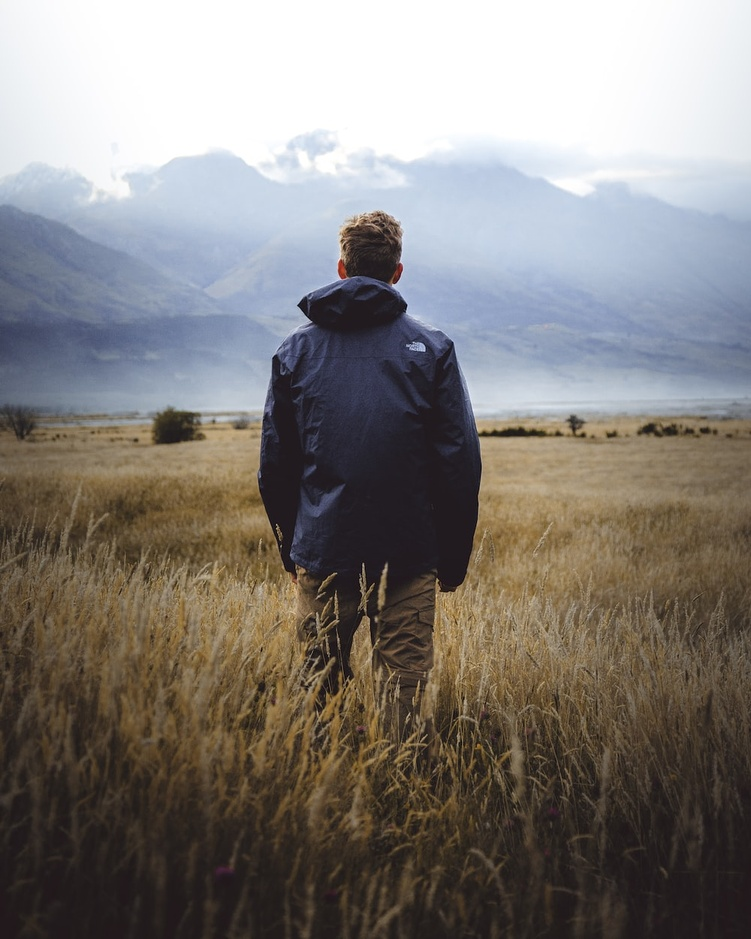
#> input picture images/gfg.jpeg, 751 x 939 px, shrunk from 1000 x 1250 before the run
$ jupyter execute --allow-errors lab_1.ipynb
#> lines starting #> are read from the running program, lines starting #| are printed output that depends on the picture
[cell 1]
import cv2
from matplotlib import pyplot as plt
import numpy as np

[cell 2]
R, G, B = (0, 1, 2)

[cell 3]
def cv2_imshow(image) :
    plt.imshow(image)
    plt.show()

[cell 4]
def change_image_color(image, channel):

  new_image = image.copy()

  # Blue
  # set green and red channels to 0
  if channel == 1:
    new_image [:, :, G] = 0
    new_image [:, :, R] = 0

  # Green
  # set blue and red channels to 0
  if channel == 2 :
    new_image[:, :, B] = 0
    new_image[:, :, R] = 0

  # Red
  # set blue and green channels to 0
  if channel == 3 :
    new_image[:, :, B] = 0
    new_image[:, :, G] = 0

  # Red and Green
  # set blue channel to 0
  if channel == 10:
    new_image[:, :, B] = 0

  # Green and Blue
  # set red channel to 0
  if channel == 20:
    new_image[:, :, R] = 0

  # Blue and Red
  # set green channel to 0
  if channel == 30:
    new_image[:, :, G] = 0

  return new_image

[cell 5]
image = cv2.imread('images/gfg.jpeg')
#> image is the input picture: shape (939, 751, 3); mean B, G, R 122.2, 126, 130.7
cv2_imshow(change_image_color(image, 30))

[cell 6]
def build_image(image_blue, image_red, image_green):
  new_image = image_blue.copy()
  height = len(new_image)
  width = len(new_image[0])

  for pixel_position_y in range(height):
    for pixel_position_x in range(width):

      blue = image_blue[pixel_position_y][pixel_position_x][B]
      green = image_green[pixel_position_y][pixel_position_x][G]
      red = image_red[pixel_position_y][pixel_position_x][R]

      new_image[pixel_position_y][pixel_position_x] = [red, green, blue]

  return new_image

[cell 7]
image_gray_blue = cv2.imread('images/imagen1/imagen1_salida_gray_azul.jpg')
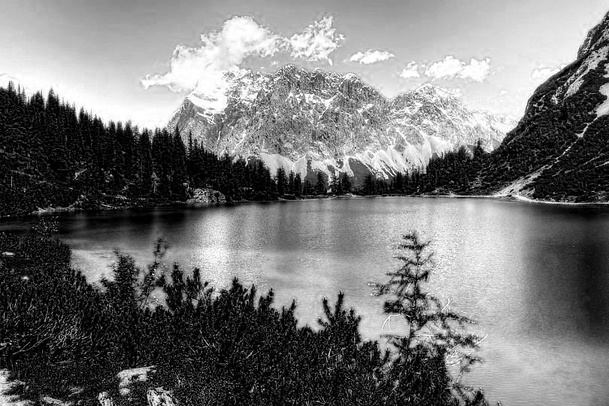
#> input picture images/imagen1/imagen1_salida_gray_azul.jpg, 609 x 406 px, shrunk from 810 x 540 before the run
#> image_gray_blue is the input picture: shape (406, 609, 3); min 0, max 255, mean 118.3
image_gray_red = cv2.imread('images/imagen1/imagen1_salida_gray_rojo.jpg')
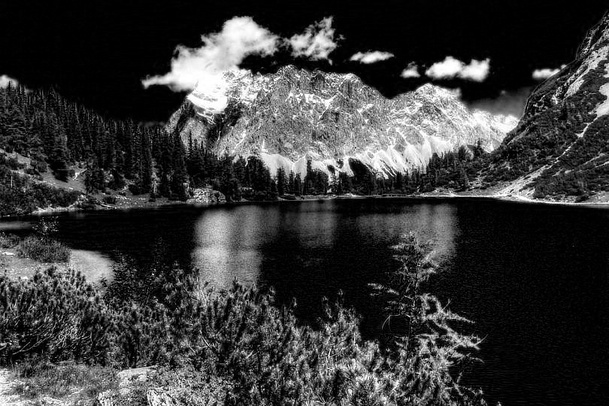
#> input picture images/imagen1/imagen1_salida_gray_rojo.jpg, 609 x 406 px, shrunk from 810 x 540 before the run
#> image_gray_red is the input picture: shape (406, 609, 3); min 0, max 255, mean 57.6
image_gray_green = cv2.imread('images/imagen1/imagen1_salida_gray_verde.jpg')
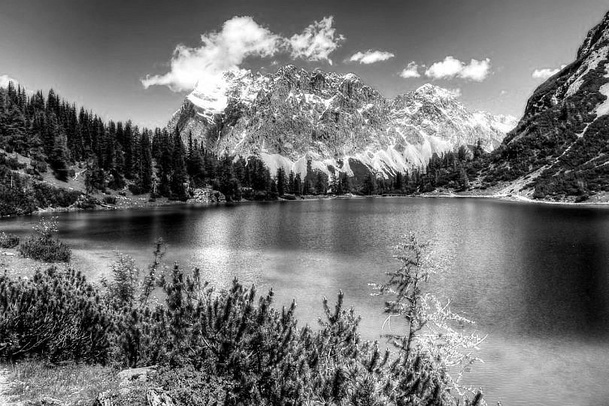
#> input picture images/imagen1/imagen1_salida_gray_verde.jpg, 609 x 406 px, shrunk from 810 x 540 before the run
#> image_gray_green is the input picture: shape (406, 609, 3); min 0, max 255, mean 113.9

new_image = build_image(image_gray_blue, image_gray_red, image_gray_green)
#> in build_image, `height = len(new_image)`: height = 406
#> in build_image, `width = len(new_image[0])`: width = 609
#> after the loop in build_image, `for pixel_position_y in range(height):`:
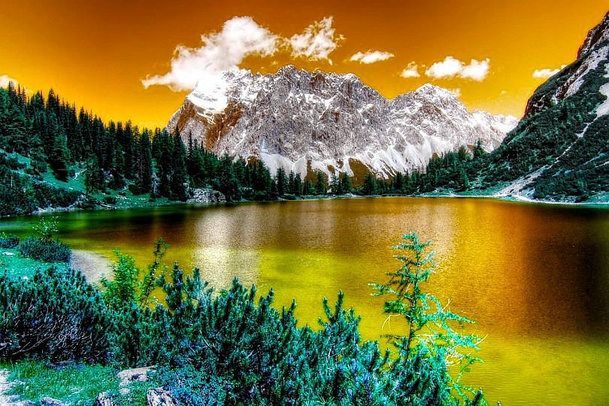
#> new_image: shape (406, 609, 3); mean B, G, R 57.6, 113.9, 118.3
cv2_imshow(new_image)

[cell 8]
image_gray_blue = cv2.imread('images/imagen2/imagen2_salida_gray_azul.jpg')
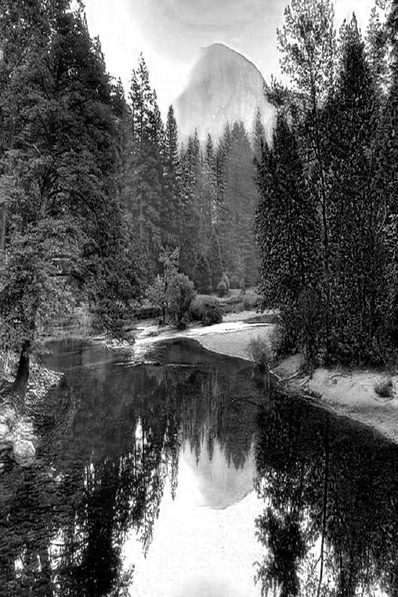
#> input picture images/imagen2/imagen2_salida_gray_azul.jpg, 398 x 597 px, shrunk from 530 x 795 before the run
#> image_gray_blue is the input picture: shape (597, 398, 3); min 0, max 255, mean 95.1
image_gray_red = cv2.imread('images/imagen2/imagen2_salida_gray_rojo.jpg')
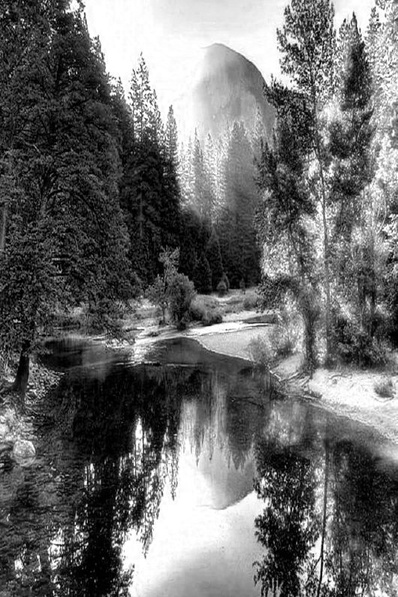
#> input picture images/imagen2/imagen2_salida_gray_rojo.jpg, 398 x 597 px, shrunk from 530 x 795 before the run
#> image_gray_red is the input picture: shape (597, 398, 3); min 0, max 255, mean 106.5
image_gray_green = cv2.imread('images/imagen2/imagen2_salida_gray_verde.jpg')

#> (the rest of this cell did not finish here and is left out)

cv2_imshow(new_image)

[cell 9]
image_gray_blue = cv2.imread('images/imagen3/perro_salida_gray_azul.jpg')
image_gray_red = cv2.imread('images/imagen3/perro_salida_gray_rojo.jpg')
image_gray_green = cv2.imread('images/imagen3/perro_salida_gray_verde.jpg')

#> (the rest of this cell did not finish here and is left out)

[cell 10]
def build_3D_gray_scale_image(image) :

  image_blue = image.copy()
  image_green = image.copy()
  image_red = image.copy()

  height = len(image)
#> height = 939
  width = len(image[0])
#> width = 751

  for pixel_position_y in range(height):
    for pixel_position_x in range(width):

      pixel = image[pixel_position_y][pixel_position_x]

      red = pixel[2]
      green = pixel[1]
      blue = pixel[0]

      image_blue[pixel_position_y][pixel_position_x] = [blue, blue, blue]
      image_green[pixel_position_y][pixel_position_x] = [green, green, green]
      image_red[pixel_position_y][pixel_position_x] = [red, red, red]
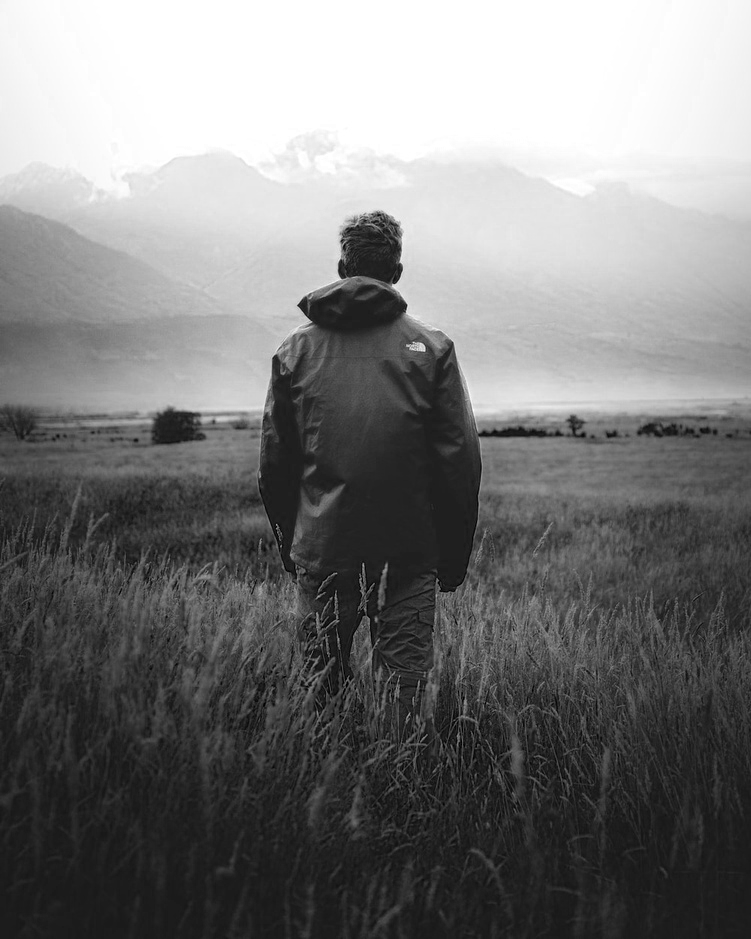
#> image_blue: shape (939, 751, 3); min 0, max 255, mean 122.2
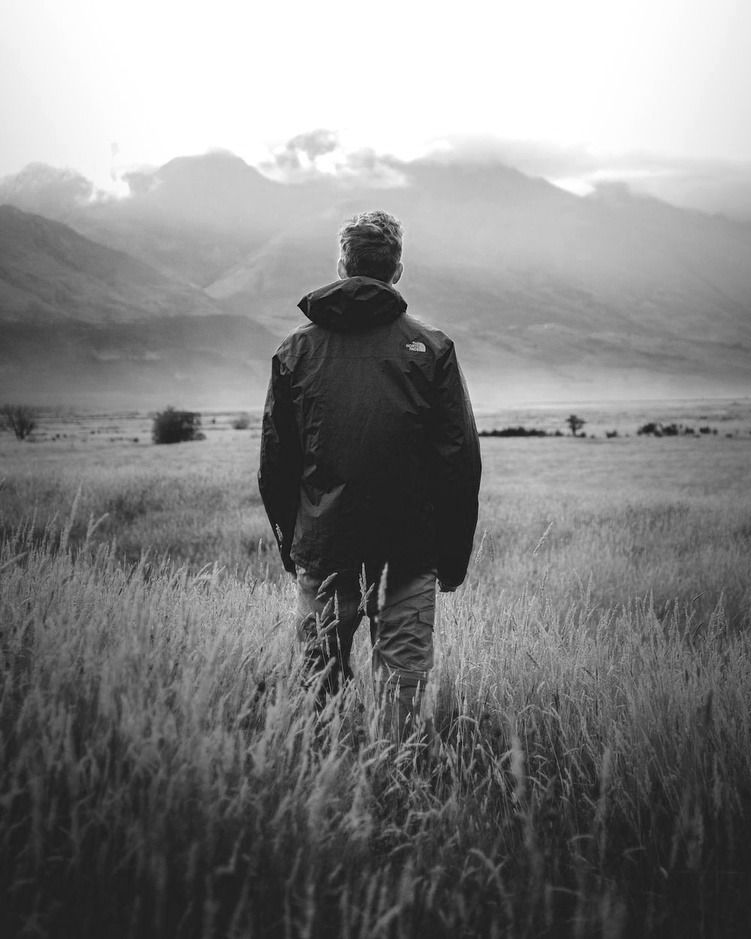
#> image_red: shape (939, 751, 3); min 0, max 255, mean 130.7


  return image_blue, image_green, image_red

[cell 11]
image_blue, image_green, image_red = build_3D_gray_scale_image(image)

[cell 12]
new_image = build_image(image_blue, image_red, image_green)
#> in build_image (call 4), `height = len(new_image)`: height = 939
#> in build_image (call 4), `width = len(new_image[0])`: width = 751
#> after the loop in build_image (call 4), `for pixel_position_y in range(height):`:
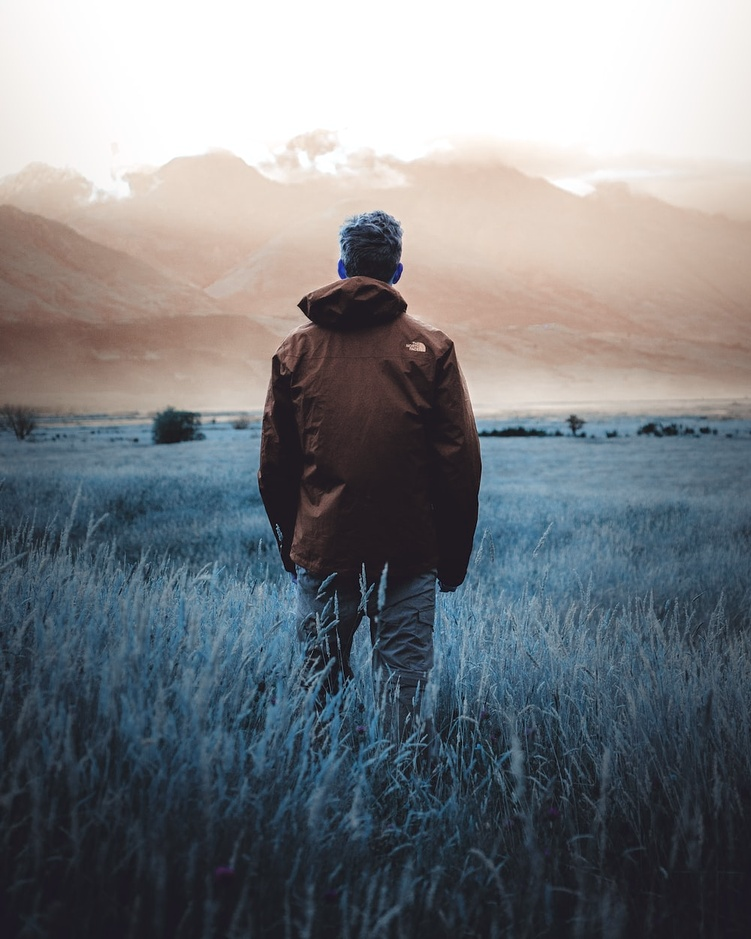
#> new_image: shape (939, 751, 3); mean B, G, R 130.7, 126, 122.2
cv2_imshow(new_image)

[cell 13]
def calc_histogram(image):
  new_image = image.copy()
  height = len(new_image)
#> height = 939
  width = len(new_image[0])
#> width = 751

  blue_data = []
  green_data = []
  red_data = []
  gray_scale = []

  for pixel_position_y in range(height):
    for pixel_position_x in range(width):

      pixel = new_image[pixel_position_y][pixel_position_x]

      blue_data.append(pixel[B])
      green_data.append(pixel[G])
      red_data.append(pixel[R])
      gray_scale.append(np.average(pixel))
#> after the loop, blue_data = 705189 items; gray_scale = 705189 items; green_data = 705189 items; red_data = 705189 items


  plt.title('Histograma Azul')
  blue_histogram, bins = np.histogram(blue_data, bins=range(256))
#> blue_histogram = 255 values, max 74922 at index 254, min 0 at index 1, mean 2765.4; bins = 256 values from 0 to 255
  plt.plot(blue_histogram, 'blue')
  plt.show()
#> figure, not shown here; curve peaks at x = 254, y = 74922

  plt.title('Histograma Verde')
  green_histogram, bins = np.histogram(green_data, bins=range(256))
#> green_histogram = 255 values, max 75287 at index 254, min 0 at index 1, mean 2765.4
  plt.plot(green_histogram, 'green')
  plt.show()
#> figure, not shown here; curve peaks at x = 254, y = 75287


  plt.title('Histograma Rojo')
  red_histogram, bins = np.histogram(red_data, bins=range(256))
#> red_histogram = 255 values, max 77192 at index 254, min 14 at index 2, mean 2765.4
  plt.plot(red_histogram, 'red')
  plt.show()
#> figure, not shown here; curve peaks at x = 254, y = 77192

  plt.title('Histograma Escala de Grises')
  gray_histogram, bins = np.histogram(gray_scale, bins=range(256))
#> gray_histogram = 255 values, max 74925 at index 254, min 0 at index 0, mean 2765.4
  plt.plot(gray_histogram, 'black')
  plt.show()
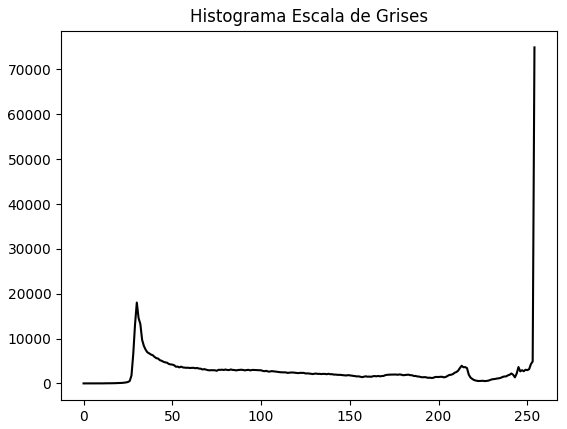
#> figure drawn by matplotlib, 1 panel; curve peaks at x = 254, y = 74925
